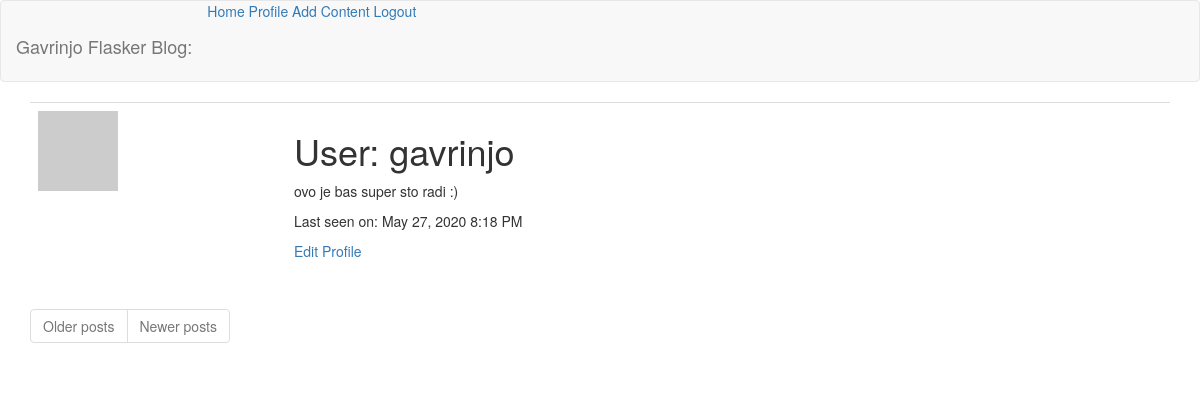
Page /user/gavrinjo (signed in) on the earlier database version.
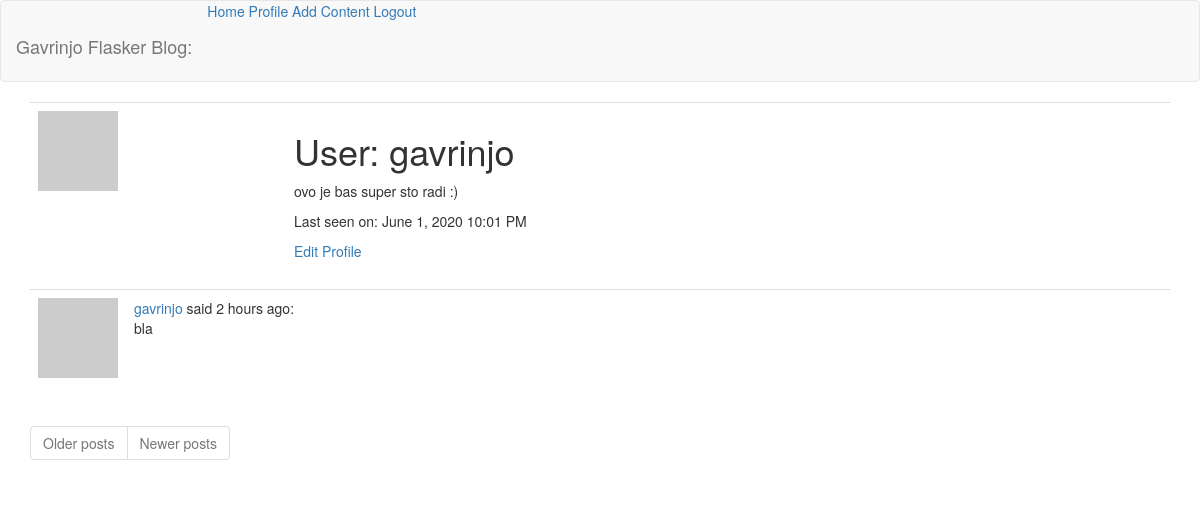
Same page on the later database version.
### app/models.py (models this page shows, shortened)
class User(UserMixin, db.Model):
    id = db.Column(db.Integer, primary_key=True)
    username = db.Column(db.String(64), index=True, unique=True)
    email = db.Column(db.String(120), index=True, unique=True)
    password_hash = db.Column(db.String(128))
    about_me = db.Column(db.String(140))
    last_seen = db.Column(db.DateTime, default=datetime.utcnow)
    post = db.relationship("Post", backref="author", lazy="dynamic")
    def avatar(self, size):
        digest = md5(self.email.lower().encode("utf-8")).hexdigest()
        return f"https://www.gravatar.com/avatar/{digest}?d=identicon&r=x&s={size}"

class Post(db.Model):
    id = db.Column(db.Integer, primary_key=True)
    body = db.Column(db.String(140))
    timestamp = db.Column(db.DateTime, index=True, default=datetime.utcnow)
    user_id = db.Column(db.Integer, db.ForeignKey("user.id"))

### app/main/routes.py (the view)
@bp.route("/user/<username>")
@login_required
def user(username):
    user = User.query.filter_by(username=username).first_or_404()
    posts = user.post.order_by(Post.timestamp.desc()).all()
    return render_template("user.html", title=user.username, user=user, posts=posts)

### app/main/routes.py (called while the page is built)
@bp.before_request
def before_request():
    if current_user.is_authenticated:
        current_user.last_seen = datetime.utcnow()
        db.session.commit()

### app/models.py (called while the page is built)
@login.user_loader
def load_user(id):
    return User.query.get(int(id))

### app/templates/user.html
{% extends 'base.html' %}
{% block app_content %}
    <table class="table table-hover">
        <tr>
            <td width="256px"><img src="{{ user.avatar(128) }}"></td>
            <td>
                <h1>User: {{ user.username }}</h1>
                {% if user.about_me %}<p>{{ user.about_me }}</p>{% endif %}
                {% if user.last_seen %}<p>Last seen on: {{ moment(user.last_seen).format("LLL") }}</p>{% endif %}
                {% if user == current_user %}
                <a href="{{ url_for('main.edit_profile') }}">Edit Profile</a>
                {% endif %}
            </td>
        </tr>
    </table>
    {% for post in posts %}
        {% include "_post.html" %}
    {% endfor %}
    <nav aria-label="Page navigation example">
        <ul class="justify-content-center pagination">
            <li class="page-item{% if not next_url %} disabled {% endif %}">
                <a class="page-link" href="{{ next_url or '#' }}" tabindex="-1">Older posts</a>
            </li>
            <li class="page-item{% if not prev_url %} disabled {% endif %}">
                <a class="page-link" href="{{ prev_url or '#' }}" tabindex="-1">Newer posts</a>
            </li>
        </ul>
    </nav>
{% endblock app_content %}

### app/templates/base.html (shortened to what this page needs)
<!DOCTYPE html>
<html lang="en">
<head>
    <link href="https://stackpath.bootstrapcdn.com/bootstrap/3.3.7/css/bootstrap.min.css" rel="stylesheet">
    <link href="https://cdn.jsdelivr.net/npm/summernote@0.8.16/dist/summernote.min.css" rel="stylesheet">
</head>
<body>
    <nav class="navbar navbar-default">
        <span class="navbar-brand mb-0 h1">Gavrinjo Flasker Blog:</span>
        <a href="{{ url_for('main.index') }}">Home</a>
        {% if current_user.is_anonymous %}
        <a href="{{ url_for('auth.login') }}">Login</a>
        {% else %}
        <a href="{{ url_for('main.user', username=current_user.username) }}">Profile</a>
        <a href="{{ url_for('content.postit') }}">Add Content</a>
        <a href="{{ url_for('auth.logout') }}">Logout</a>
        {% endif %}
    </nav>
    <div class="container">
        {% block app_content %} {% endblock app_content %}
    </div>
</body>
</html>

### app/templates/_post.html
    <table class="table table-hover">
        <tr>
            <td width="70px">
                <a href="{{ url_for('main.user', username=post.author.username) }}">
                    <img src="{{ post.author.avatar(64) }}">
                </a>
            </td>
            <td>
                <span class="user_popup">
                    <a href="{{ url_for('main.user', username=post.author.username) }}">
                        {{ post.author.username }}
                    </a>
                </span>
                said {{ moment(post.timestamp).fromNow() }}:
                <br>
                <span id="post{{ post.id }}">{{ post.body|safe }}</span>
            </td>
        </tr>
    </table>

Differences in the rows shown:
changed User "gavrinjo": last_seen "May 27, 2020 8:18 PM" → "June 1, 2020 10:01 PM"
added Post: author.username "gavrinjo", timestamp "2 hours ago", body "bla"
